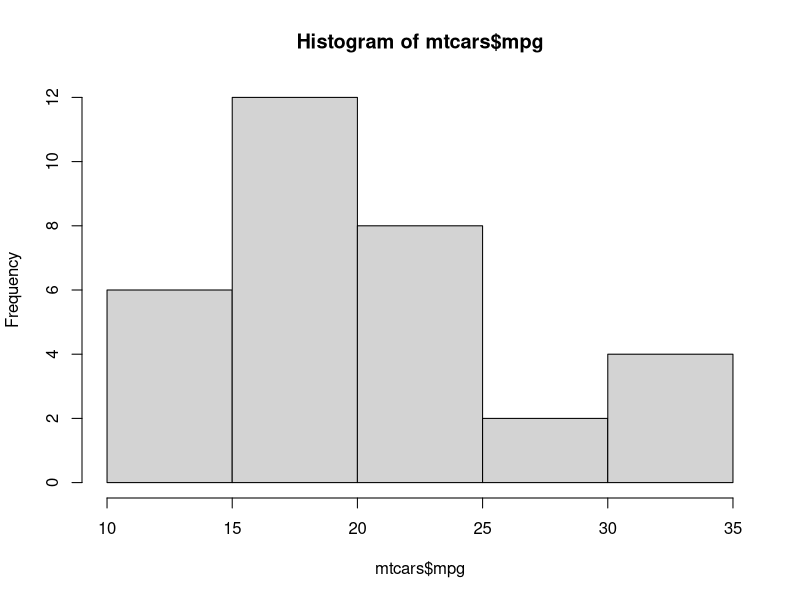
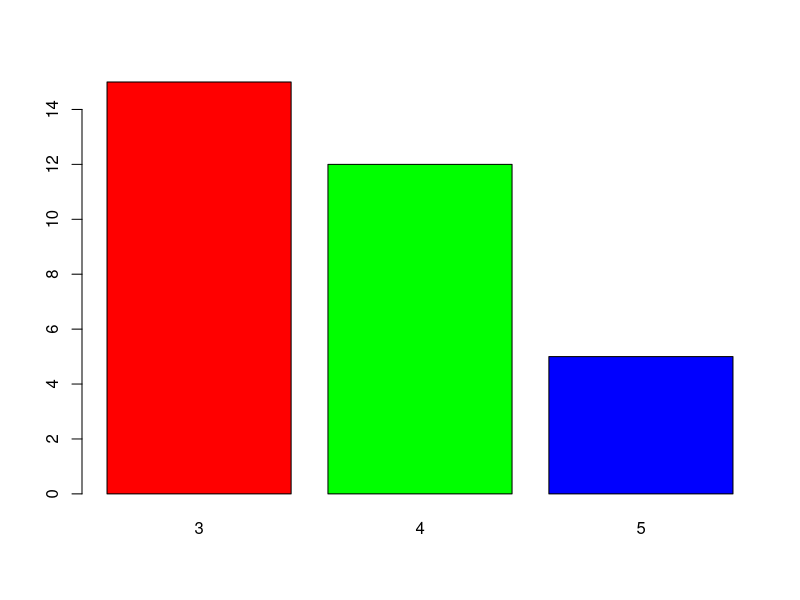

Write R code to recreate these figures, in order. (Note: this script raises an error after producing the figures.)
#graphs in R

#base-----
hist(mtcars$mpg)
barplot(height = table(mtcars$gear), col=c('red','green','blue'))

#ggplot-----
library(ggplot2)

mtcars

mtcars %>% group_by(gear) %>% summarise(n=n())

#bar-----
g1 <- mtcars %>% group_by(gear) %>% summarise(n=n()) %>% ggplot(., aes(x=gear, y=n)) + geom_col(aes(fill=factor(gear))) + geom_text(aes(label=n)) + labs(title='Count of Cars by Gear', x='Gear Type', y='Count of Cars') + theme(plot.title = element_text(hjust=.5))
g1

#box-----
mtcars %>% ggplot(., aes(y=mpg)) + geom_boxplot()

#scatter----
mtcars %>% ggplot(., aes(x=wt, y=mpg)) + geom_point(aes(size=hp, color=factor(gear), shape=factor(cyl))) + facet_wrap(am ~ carb )
#line---
df1 = data.frame(year = 2021:2025, salesP1=round(rnorm(5, mean=1000, sd=50)), salesP2=round(rnorm(5, mean=750, sd=20)))
df1
?pivot_longer
df1 %>% ggplot(., aes(x=year, y=salesP1)) + geom_point(color='green', size=5) + geom_line() + geom_text(aes(label=salesP1)) + labs(title='Sales of L5y') + theme(plot.title = element_text(hjust=.5))

df1 %>% pivot_longer(cols=salesP1:salesP2, names_to = 'product', values_to = 'sales') %>% ggplot(., aes(x=year, y=sales)) + geom_point(color='green', size=5) + geom_line(aes(group=product, color=product)) + geom_text(aes(label=sales)) + labs(title='Sales of L5y : P1 & P2') + theme(plot.title = element_text(hjust=.5))
